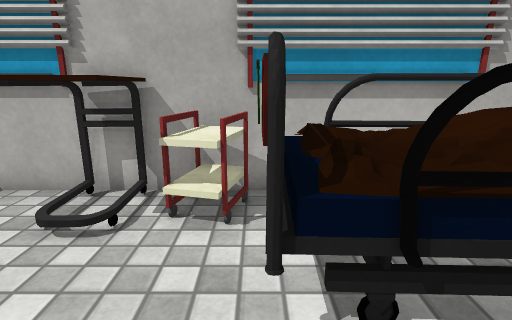
View 1 (above)

13 first-person views from a walk through a scene from a Unity 3-D project. The camera is 1.2 m above the floor, tilts 14° down and sees 80° across. The floor is counted in squares, 0.5 m on a side. Each view is taken from the middle of a square. On the plan, view 1 faces up. The plan holds only what a view shows up to about 19 squares ahead; the rest is blank. Some surface patterns are stand-ins.

View 2
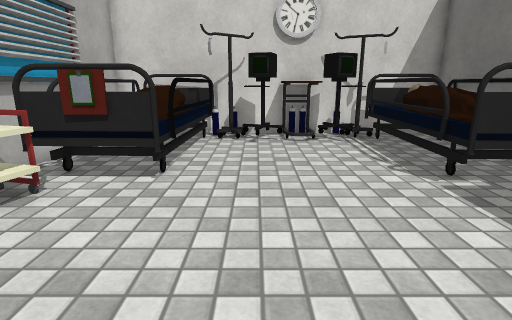

View 3
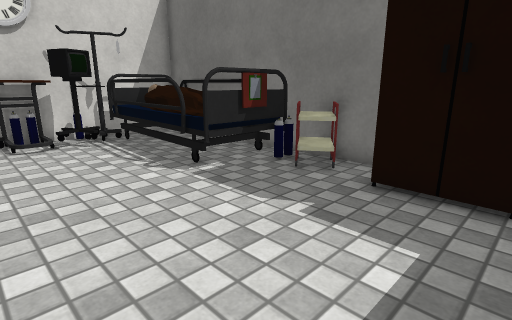

View 4
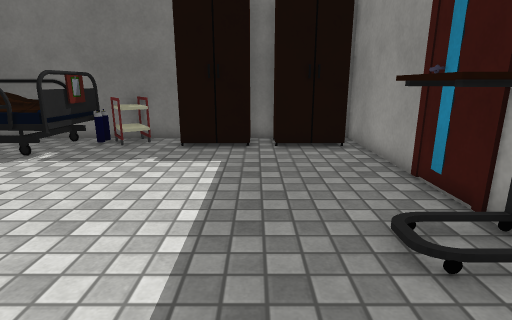

View 5
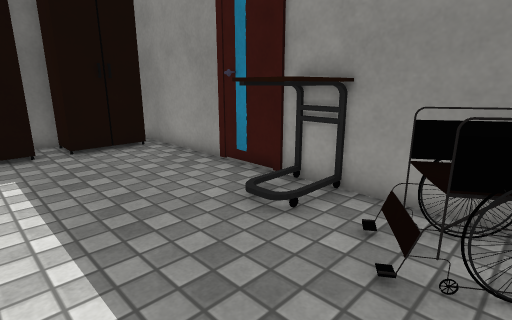

View 6
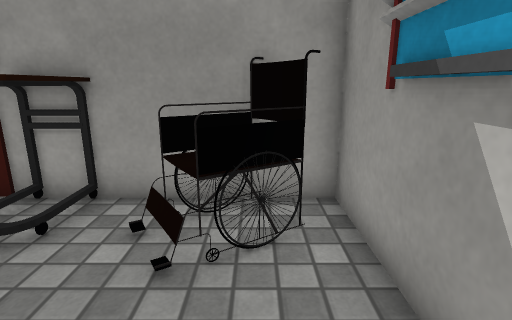

View 7
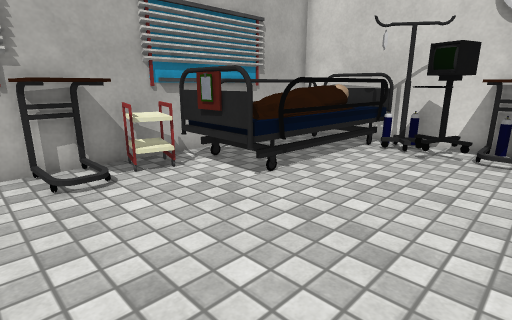

View 8
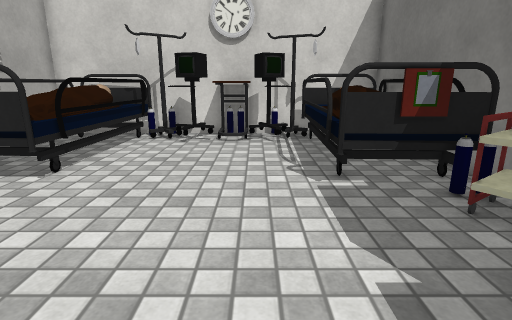

View 9
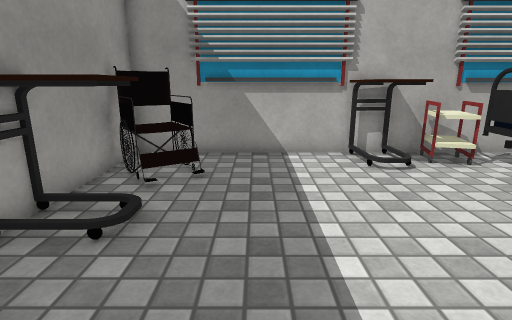

View 10
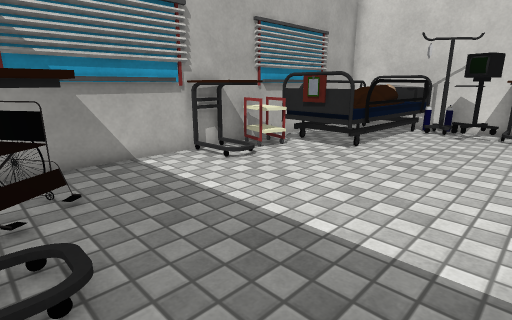

View 11
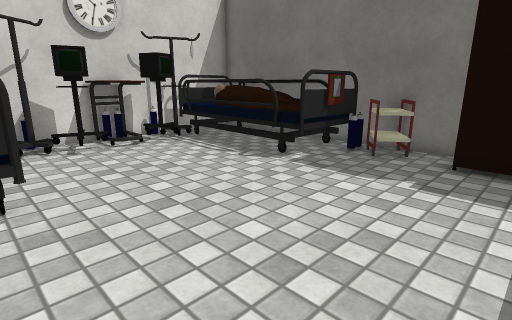

View 12
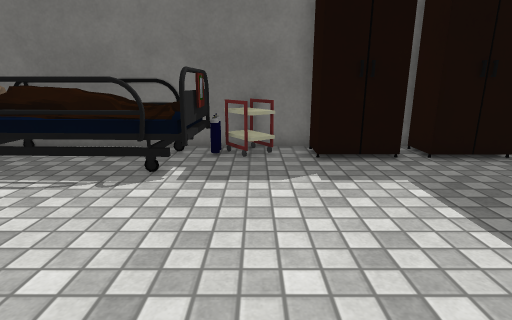

View 13
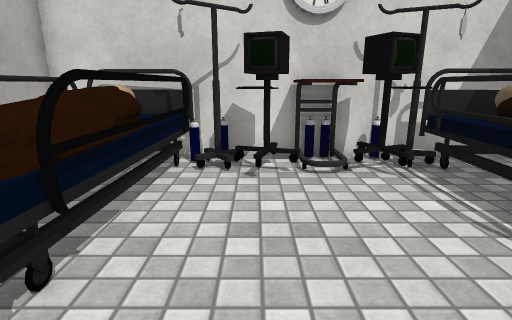

### Floor plan
Key: @ floor where view 1 was taken; # wall or solid block; . floor; = window, fence, low wall or low ledge; ^ raised ledge; O other object.
Columns run from 11 left of view 1 to 8 right of it. Each row starts with its distance up from view 1.
  7 #### ###############
  6 #O=##  OOOOO.##....#
  5 #OO....OOOOO^^^^^^^#
  4 #OO.....O..^^^^^^^^#
  3 #..........==^=^^^^#
  2 #OO........#=#==^^O#
  1 OOO...............OO
  0 #OO........@....OOO#
 -1 #................OOO
 -2 #................OOO
 -3 #................OOO
 -4 #...............OOOO
 -5 #..........^^^^^^^O#
 -6 #..........#^^^^^^^#
 -7 ######O#.OO^^^^^^^^#
 -8    ##  #.OO^^^#^^^^#
 -9    ##  #############

Where each view was taken, in squares from view 1:
view 1: 0 up, 0 right, facing up
view 2: 0 up, 7 left, facing right
view 3: 0 up, 7 left, facing down-right
view 4: 5 up, 7 left, facing down
view 5: 5 up, 5 left, facing down-left
view 6: 5 up, 5 left, facing left
view 7: 3 down, 5 left, facing up-right
view 8: 3 down, 7 left, facing right
view 9: 4 down, 7 left, facing up
view 10: 3 down, 10 left, facing up-right
view 11: 3 up, 6 left, facing down-right
view 12: 3 up, 2 left, facing down
view 13: 0 up, 2 left, facing right
